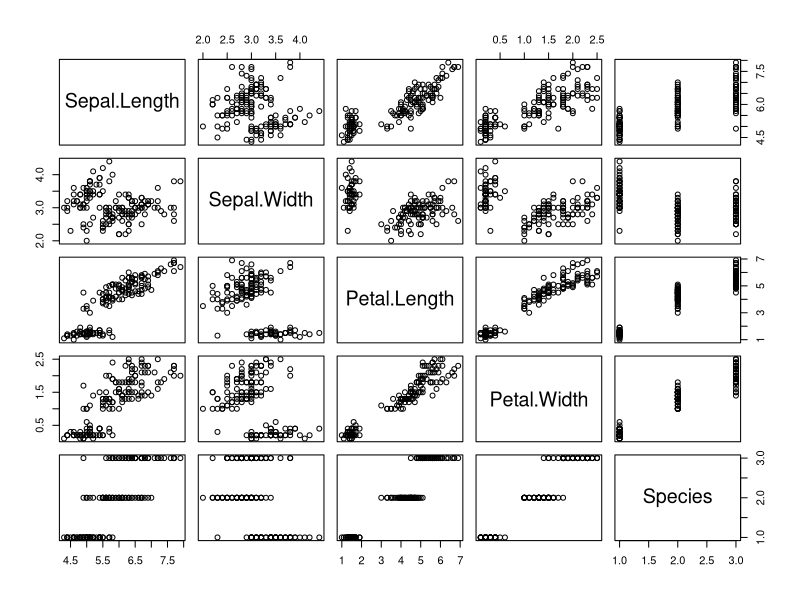
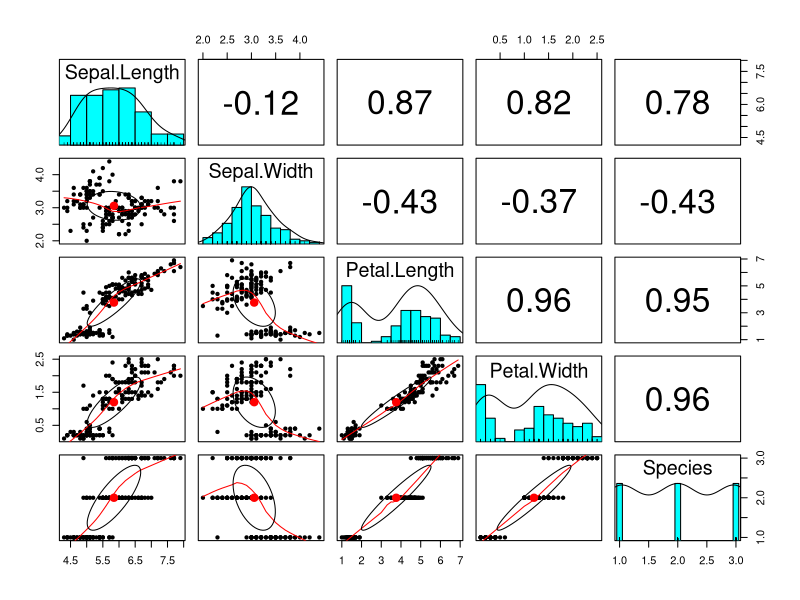
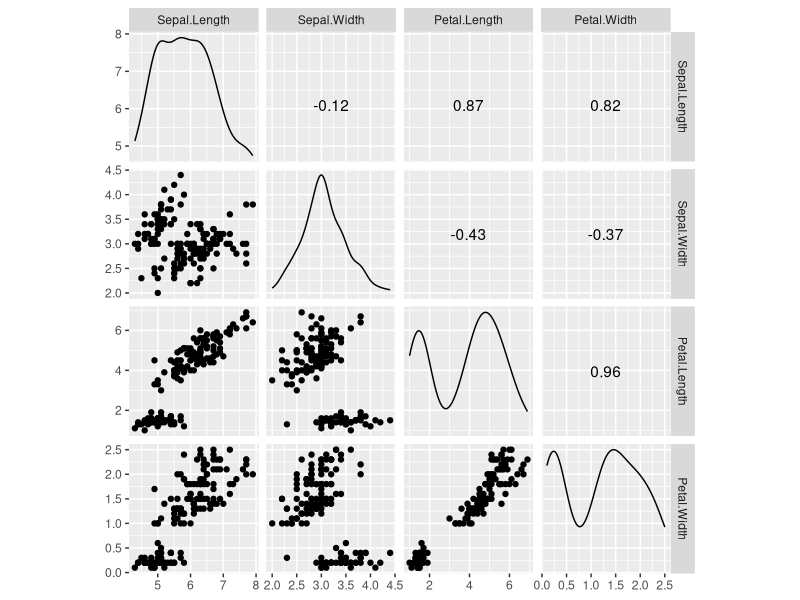
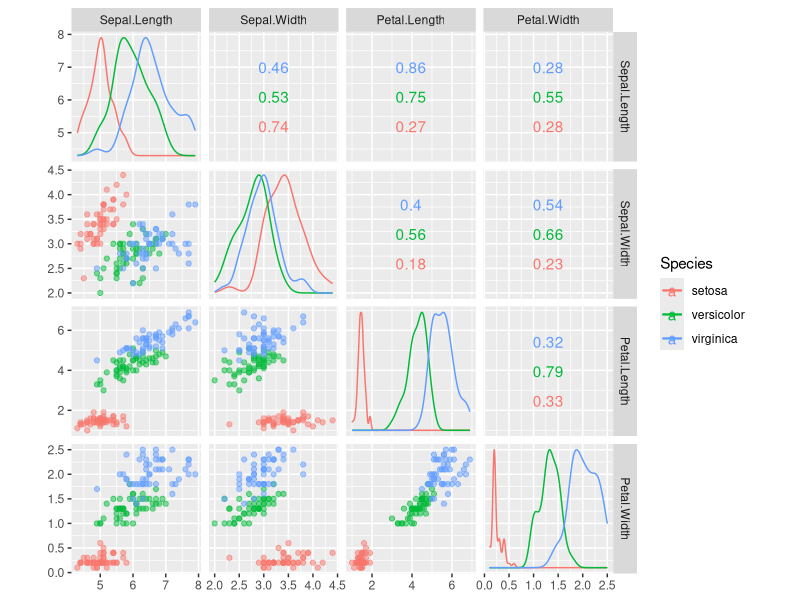
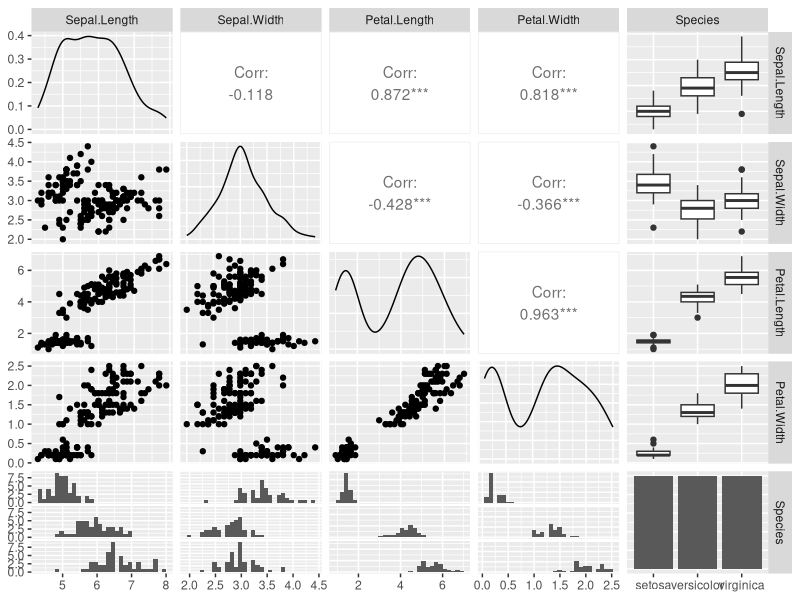
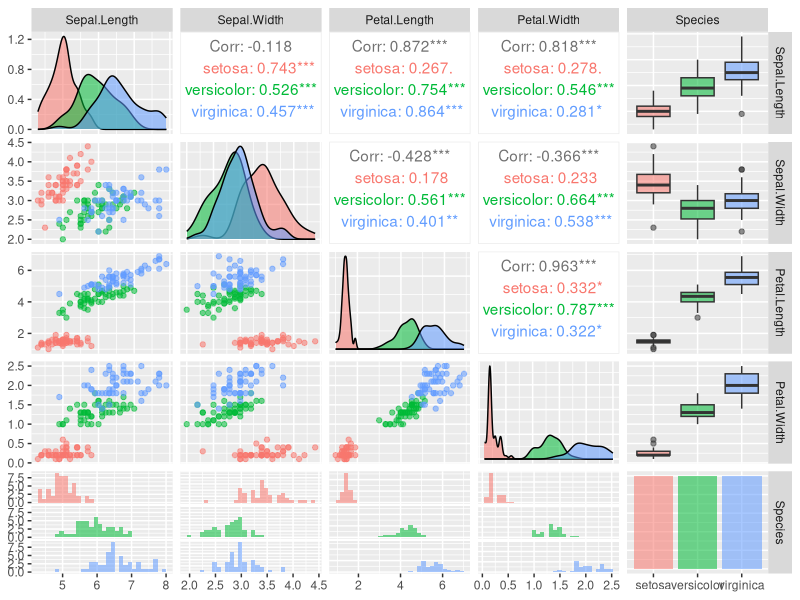
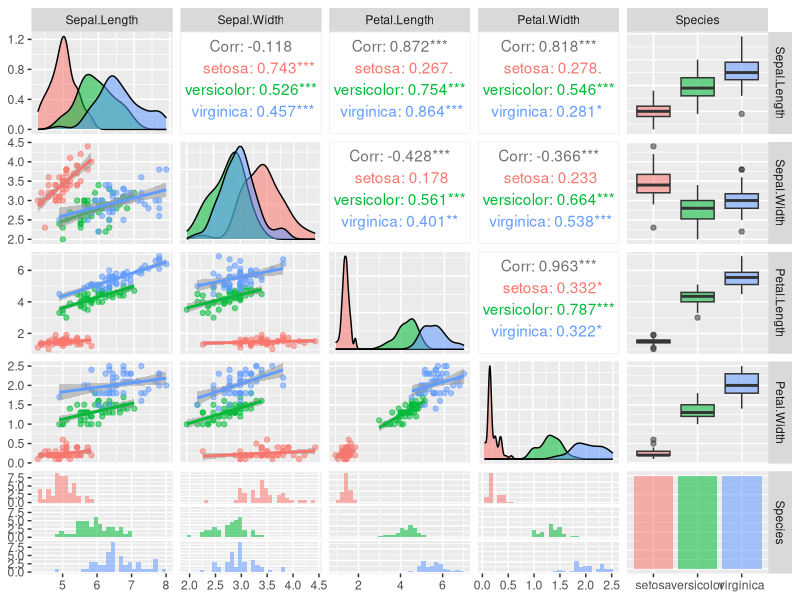
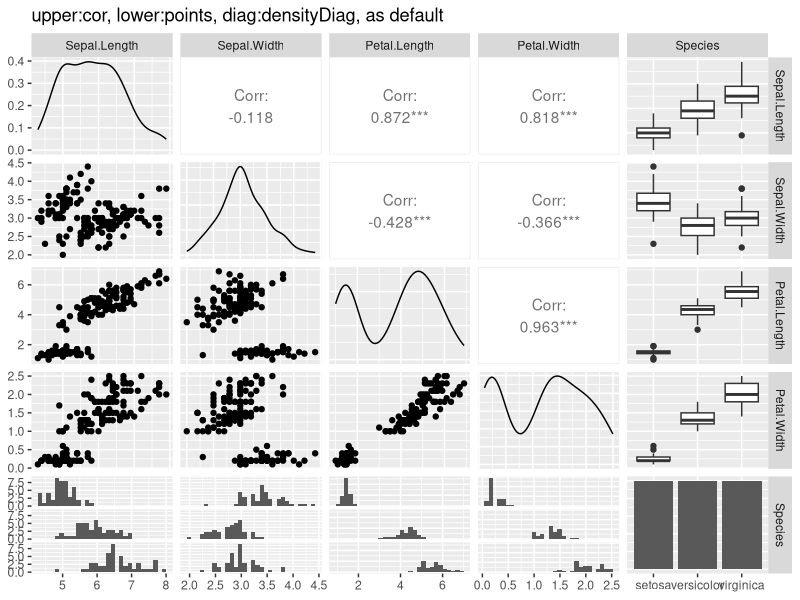

Source code (R) for these figures, in order:
## ---- chunk 1

## ---- chunk 2
knitr::opts_chunk$set(warning = FALSE, echo = TRUE, message = FALSE)

require(psych)
require(tidyverse)
require(GGally)

tidyverse::tidyverse_conflicts()
## ---- chunk 3
plot(iris)
## ---- chunk 4
psych::pairs.panels(iris, method = "pearson")
## ---- chunk 5
iris %>% 
  GGally::ggscatmat()
## ---- chunk 6
iris %>% 
  GGally::ggscatmat(color = 'Species', alpha = 0.5)
## ---- chunk 7
iris %>% 
  GGally::ggpairs()
## ---- chunk 8
iris %>% 
  GGally::ggpairs(ggplot2::aes(colour = Species, alpha = 0.5))
## ---- chunk 9
iris %>% 
  GGally::ggpairs(lower = list(continuous="smooth"),
                  ggplot2::aes(colour = Species, alpha = 0.5))
## ---- chunk 10
iris %>% 
  GGally::ggpairs() + 
    ggplot2::ggtitle("upper:cor, lower:points, diag:densityDiag, as default")
## ---- chunk 11
iris %>% 
  GGally::ggpairs(upper = list(continuous = "smooth"),
                  lower = list(continuous = "smooth_loess"),
                  diag = list(continuous = "barDiag")) + 
    ggplot2::ggtitle("upper:smooth, lower:smooth_loess, diag:barDiag")
## ---- chunk 12
iris %>% 
  GGally::ggpairs(upper = list(continuous = "density"),
                  lower = list(continuous = "blank"),
                  diag = list(continuous = "blankDiag")) +
    ggplot2::ggtitle("upper:density, lower:blank, d:blankDiag")
## ---- chunk 13
iris %>% 
  dplyr::select(Sepal.Length, Species) %>% 
  GGally::ggpairs()
## ---- chunk 14
iris %>% 
  dplyr::select(-Petal.Length, -Petal.Width) %>% 
  GGally::ggpairs(upper = list(combo = "dot"),
                  lower = list(combo = "box"),
                  title = "u:dot l:box") + 
    ggplot2::ggtitle("")

iris %>% 
  dplyr::select(-Petal.Length, -Petal.Width) %>% 
  GGally::ggpairs(upper = list(combo = "dot_no_facet"),
                  lower = list(combo = "facetdensity"),
                  title = "u:dot_no_facet l:facetdensity",
                  ggplot2::aes(colour = Species, alpha = 0.5))
iris %>% 
  dplyr::select(-Petal.Length, -Petal.Width) %>% 
  GGally::ggpairs(upper = list(combo = "denstrip"),
                  lower = list(combo = "blank"),
                  title = "u:denstrip l:blank",
                  ggplot2::aes(colour = Species, alpha = 0.5))
## ---- chunk 15
set.seed(50)
ggplot2::diamonds %>%
  dplyr::sample_n(50) %>% 
  dplyr::select(carat, cut, color) %>% 
  GGally::ggpairs(title = "u:facetbar l:facetbar d:barDiag, as default")
set.seed(50)
ggplot2::diamonds %>%
  dplyr::sample_n(50) %>% 
  dplyr::select(carat, cut, color) %>% 
  GGally::ggpairs(upper = list(discrete = "ratio"),
                  lower = list(discrete = "blank"),
                  diag = list(discrete = "blankDiag"),
                  title = "u:ratio l:blank d:blankDiag")
## ---- chunk 16
iris %>% 
  dplyr::select(-Petal.Length, -Petal.Width) %>% 
  GGally::ggpairs(upper = list(continuous = "smooth"),
                  lower = list(continuous = "smooth_loess",
                               combo = GGally::wrap("facethist", binwidth = 0.5)),
                  diag = list(continuous = GGally::wrap("barDiag", binwidth = 0.5)),
                  title = "binwidth = 0.5")
## ---- chunk 17
airquality
## ---- chunk 18
airquality %>% 
  GGally::ggpairs(lower = list(continuous = "smooth_loess"),
                  diag = list(continuous = "barDiag"))
## ---- chunk 19

## ---- chunk 20

## ---- chunk 21
knitr::opts_chunk$set(warning = FALSE, echo = TRUE, message = FALSE)

require(psych)
require(tidyverse)
require(GGally)

tidyverse::tidyverse_conflicts()
## ---- chunk 22
plot(iris)
## ---- chunk 23
psych::pairs.panels(iris, method = "pearson")
## ---- chunk 24
iris %>% 
  GGally::ggscatmat()
## ---- chunk 25
iris %>% 
  GGally::ggscatmat(color = 'Species', alpha = 0.5)
## ---- chunk 26
iris %>% 
  GGally::ggpairs()
## ---- chunk 27
iris %>% 
  GGally::ggpairs(ggplot2::aes(colour = Species, alpha = 0.5))
## ---- chunk 28
iris %>% 
  GGally::ggpairs(lower = list(continuous="smooth"),
                  ggplot2::aes(colour = Species, alpha = 0.5))
## ---- chunk 29
iris %>% 
  GGally::ggpairs() + 
    ggplot2::ggtitle("upper:cor, lower:points, diag:densityDiag, as default")
## ---- chunk 30
iris %>% 
  GGally::ggpairs(upper = list(continuous = "smooth"),
                  lower = list(continuous = "smooth_loess"),
                  diag = list(continuous = "barDiag")) + 
    ggplot2::ggtitle("upper:smooth, lower:smooth_loess, diag:barDiag")
## ---- chunk 31
iris %>% 
  GGally::ggpairs(upper = list(continuous = "density"),
                  lower = list(continuous = "blank"),
                  diag = list(continuous = "blankDiag")) +
    ggplot2::ggtitle("upper:density, lower:blank, d:blankDiag")
## ---- chunk 32
iris %>% 
  dplyr::select(Sepal.Length, Species) %>% 
  GGally::ggpairs() + 
    ggplot2::ggtitle("upper:box_no_facet, lower:facethist, as default")
## ---- chunk 33
iris %>% 
  dplyr::select(Sepal.Length, Species) %>% 
  GGally::ggpairs(upper = list(combo = "box"),
                  lower = list(combo = "facetdensity")) + 
    ggplot2::ggtitle("upper:box, lower:facetdensity")
## ---- chunk 34
iris %>% 
  dplyr::select(Sepal.Length, Species) %>% 
  GGally::ggpairs(upper = list(combo = "dot"),
                  lower = list(combo = "denstrip")) +
    ggplot2::ggtitle("upper:dot, lower:density")
## ---- chunk 35
iris %>% 
  dplyr::select(Sepal.Length, Species) %>% 
  GGally::ggpairs(upper = list(combo = "dot_no_facet"),
                  lower = list(combo = "blank")) + 
    ggplot2::ggtitle("upper:dot_no_facet, lower:blank")
## ---- chunk 36
set.seed(20)
diamonds %>% 
  dplyr::sample_n(20) %>% 
  dplyr::select(cut, color) %>% 
  GGally::ggpairs() +
    ggplot2::ggtitle("upper:facetbar, lower:facetbar, diag:barDiag, as default")
## ---- chunk 37
set.seed(20)
ggplot2::diamonds %>%
  dplyr::sample_n(20) %>% 
  dplyr::select(cut, color) %>% 
  GGally::ggpairs(upper = list(discrete = "ratio"),
                  lower = list(discrete = "blank"),
                  diag = list(discrete = "blankDiag")) + 
    ggplot2::ggtitle("upper:ratio, lower:Diag, diag:blankDiag")
## ---- chunk 38
iris %>% 
  dplyr::select(-Petal.Length, -Petal.Width) %>% 
  GGally::ggpairs(upper = list(continuous = "smooth"),
                  lower = list(continuous = "smooth_loess",
                               combo = GGally::wrap("facethist", binwidth = 0.5)),
                  diag = list(continuous = GGally::wrap("barDiag", binwidth = 0.5)),
                  title = "binwidth = 0.5")
## ---- chunk 39
airquality
## ---- chunk 40
airquality %>% 
  GGally::ggpairs(lower = list(continuous = "smooth_loess"),
                  diag = list(continuous = "barDiag"))
## ---- chunk 41

